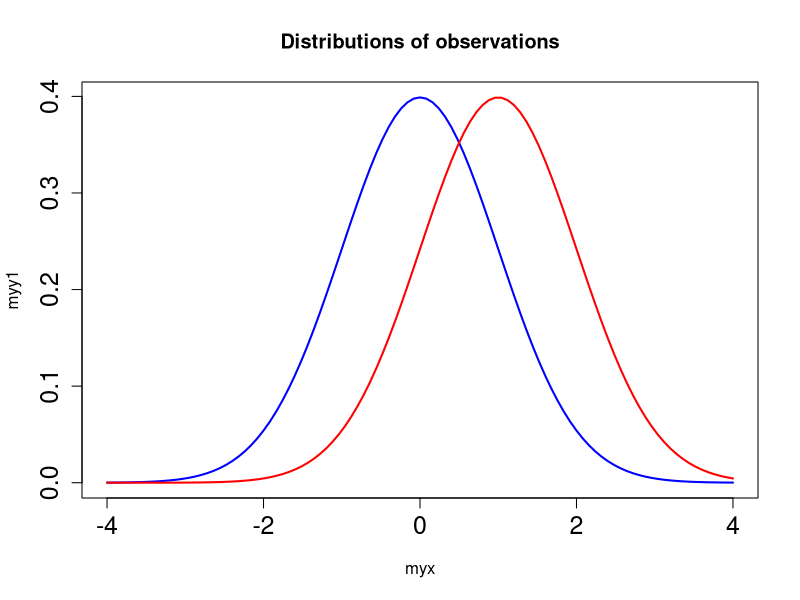
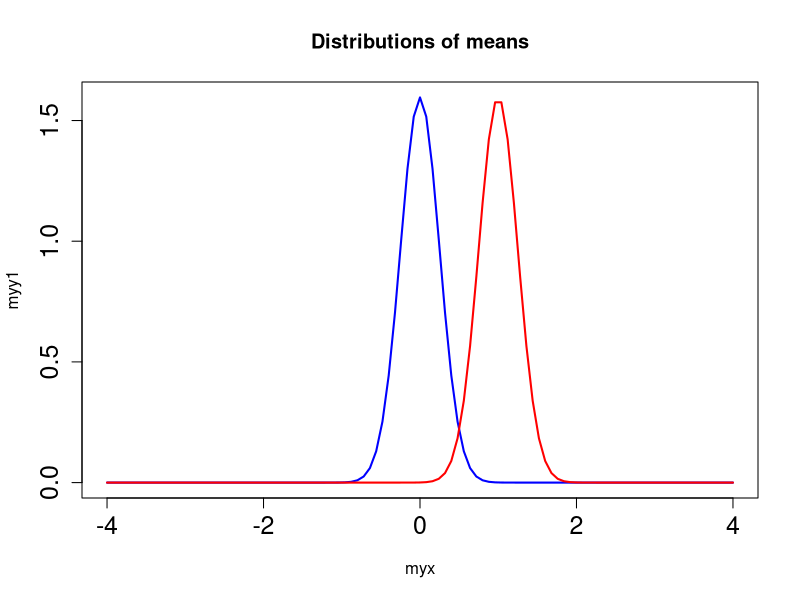
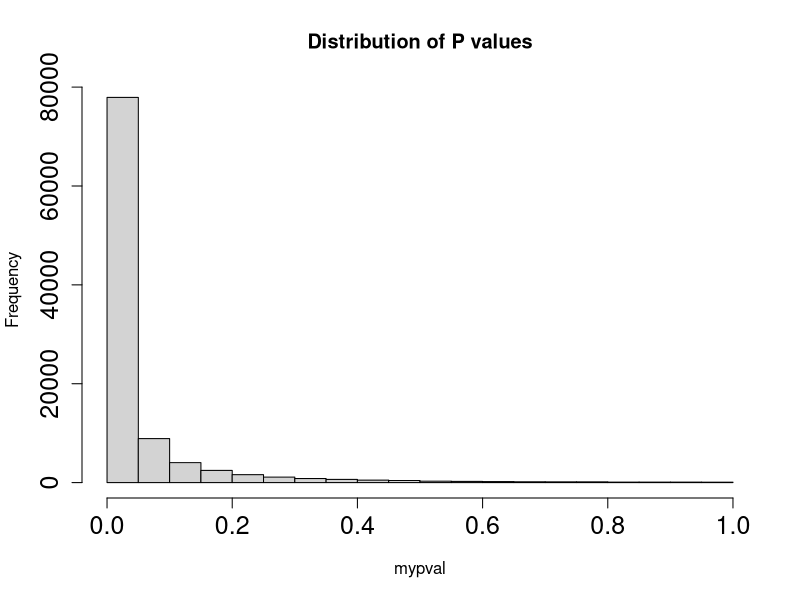
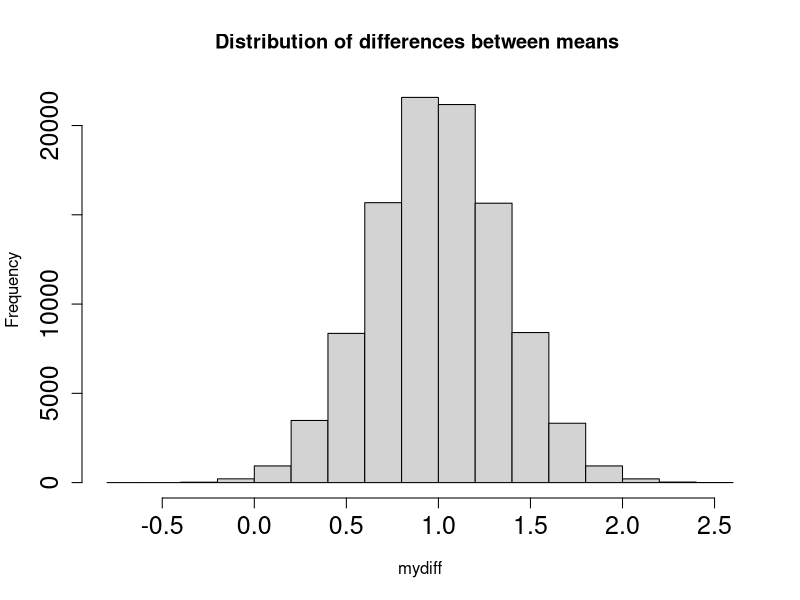

R code for these plots, in order:
# Supporting code for the paper:
# An investigation of the false discovery rate and the misinterpretation of p-values
# David Colquhoun
# R. Soc. open sci. 1: 140216.
# http://dx.doi.org/10.1098/rsos.140216
# Downloaded from http://rsos.royalsocietypublishing.org/on February 1, 2015
#
# Example from:
# Evidence-based Software Engineering: based on the publicly available data
# Derek M. Jones
#
# TAG third-party_code


#Two_mean_simulation
require(MASS)
#require(graphics)

#START INPUTS
mynsim=100000  #number of simulations to run

#set mean and SD for sample 1 and sample 2
#These values give 
#power=0.45 with n=8 and
#power=0.8 with n=16
mymu1=0
mysd1=1
mymu2=1
mysd2=1

myn=16    #number of obs per sample
outfile="run1.txt.xz" #name for output file

#set min and max P values for "significance"
myPmin=0.0
myPmax=0.05  #plot the distributions for control (sample 1) and treatment (sample2)

#END OF INPUTS

myxmin=mymu1-4*mysd1
myxmax=mymu1+4*mysd1
myinc=(myxmax-myxmin)/100
myx=seq(from = myxmin,to=myxmax,by=myinc)
myy1=dnorm(myx,mean=mymu1,sd=mysd1)
myy2=dnorm(myx,mean=mymu2,sd=mysd2)
X11()   #next plot in new window
plot(myx,myy1,type="l",col="blue",cex.axis=1.5,lwd=2,main="Distributions of observations")
lines(myx,myy2,col="red",lwd=2)

#plot distributions  of means for sample1 and 2
#myxmin=mymu1-1*mysd1
#myxmax=mymu1+1*mysd1
#myinc=(myxmax-myxmin)/100
myx=seq(from = myxmin,to=myxmax,by=myinc)
mysdm1=mysd1/sqrt(myn)
mysdm2=mysd2/sqrt(myn)
myy1=dnorm(myx,mean=mymu1,sd=mysdm1)
myy2=dnorm(myx,mean=mymu2,sd=mysdm2)
X11()   #next plot in new window
plot(myx,myy1,type="l",col="blue",cex.axis=1.5,lwd=2,main="Distributions of means")
lines(myx,myy2,col="red",lwd=2)

#end of distribution plottine

mycor=0.   #correlation = 0
#set covariance matrix
myvar1=mysd1^2
myvar2=mysd2^2
mysigma = matrix(c(myvar1,mycor,mycor,myvar2),2,2)

#initialisations
mymean=c(mymu1,mymu2)
mymean
mytruediff=mymean[2]-mymean[1]
mytruediff
mypval=vector(length=mynsim)
mypval[1:mynsim]=0
#mypval
myloCI=vector(length=mynsim)
myloCI[1:mynsim]=0
myhiCI=vector(length=mynsim)
myhiCI[1:mynsim]=0
mydiff=vector(length=mynsim)
mydiff[1:mynsim]=0
#myloCI
#myhiCI
#mydiff
mynsig=0  #counts number of pval between and myPmax =0.0

# set random number generator seed so sequence repeats
#set.seed(1941)
for (myr in c(1:mynsim))
{
  #simulate 2D data
  mydata=mvrnorm(n=myn, mymean,mysigma)
  mylabels=c('group1','group2') 
  colnames(mydata)=mylabels #Assign labels to columns of simulated data
  summary(mydata)
  mysampA=mydata[1:myn,1]
  mysampA
  mysampB=mydata[1:myn,2]
  mysampB
  
  #test ny using Cusney data each timw
  #mysampA=c(0.7,-1.6,-0.2,-1.2,-0.1,3.4,3.7,0.8,0.0,2)
  #mysampB=c(1.9,0.8,1.1,0.1,-0.1,4.4,5.5,1.6,4.6,3.4)
  #end of temp data reset
  myresult=t.test(mysampB,mysampA,alternative="two.sided", paired = FALSE, var.equal = TRUE,
                  conf.level = 0.95)
  mydiff[myr]=myresult$estimate[1]-myresult$estimate[2]
  myp=myresult$p.value
  mypval[myr]=myp 
  myloCI[myr]=myresult$conf.int[1]
  myhiCI[myr]=myresult$conf.int[2]
  if (myp > myPmin & myp <= myPmax) mynsig=mynsig+1
   }

#plot histogram of P values
X11()   #next plot in new window
mydat=hist(mypval,breaks=20,xlim=range(0:1),cex.axis=1.5,main="Distribution of P values")
#mydiff
summary(mypval)
str(mydat)

#plot histo of differences between means
mydat$counts
X11()   #next plot in new window
mydat1=hist(mydiff,breaks=20,cex.axis=1.5,main="Distribution of differences between means ")
mydat1$counts
#myloCI

#myhiCI
myCI=cbind(myloCI,myhiCI)
mynsig
#Check mynsig from final 
#mypval[4]=0.2  #test
mynsig=0
mysumdiff=0
#values to limit highly sig,...non-sig
my001=0  #counts number of P<0.001
my01=0  #counts number of 0.001<P<0.01
my05=0  #counts number of 0.01<P<0.05
myns=0  #counts number of P>0.05 "non sig"

for (myr in c(1:mynsim)) {
  myp=mypval[myr]
  myd=mydiff[myr]  
  if (myp > myPmin & myp <= myPmax) 
    {
    mynsig=mynsig+1
    mysumdiff=mysumdiff+myd
    }
    if (myp <= 0.001 ) my001=my001+1 
    if (myp > 0.001 & myp <= 0.01) my01=my01+1
    if (myp > 0.01 & myp <= 0.05) my05=my05+1
    if (myp > 0.05) myns=myns+1
   }
mynsig
mymeandiff=mysumdiff/mynsig
mymeandiff   #mean observed difference for expts with Pmin<P<=Pmax
mytruediff

#count also the fraction of "significant" results that are
#followed by a "non-sig' result 
# where "significant" means P<= 0.05 OR 0.01
myn05=0    #counts number of sig - non sig pairs for P=0.05
myn051=0   # counts number of sig-sig pairs
myn01=0    #counts number of sig-non sig pairs for P=0.05
myn011=0    #counts number of sig - sig pairs for P=0.05
mynsim1=mynsim-1
for (myr in c(1:mynsim1)) {
  myp=mypval[myr]
  myp1=mypval[myr+1]  
  if (myp <= 0.05 & myp1 > 0.05) myn05=myn05+1
  if (myp <= 0.05 & myp1 <= 0.05) myn051=myn051+1
  if (myp <= 0.01 & myp1 > 0.01) myn01=myn01+1
  if (myp <= 0.01 & myp1 <= 0.01) myn011=myn011+1
}
myn05
myn01
#power calculations
mysiglev=myPmax
mypower1=power.t.test(n=myn,sd=mysd1,delta=mytruediff,sig.level=mysiglev,type="two.sample",power=NULL)
mypower1
mypower=mypower1$power
mysig=mypower1$sig.level

#write results to a file (use 'cat' not 'write' to output list 

cat("INPUTS","\n",file=outfile,append=FALSE)
cat("number of simulation = ",mynsim,"\n",file=outfile,append=TRUE)
cat("number obs per sample = ",myn,"\n",file=outfile,append=TRUE)
cat("true mean for sample 1 = ",mymu1,"\n",file=outfile,append=TRUE)
cat("true mean for sample 2 = ",mymu2,"\n",file=outfile,append=TRUE)
cat("true SD (same for both samples) = ",mysd1,"\n",file=outfile,append=TRUE)
cat("Sig if P is between Pmin and Pmax = ",myPmin," to ",myPmax,"\n",file=outfile,append=TRUE)

cat("\n","OUTPUTS","\n",file=outfile,append=TRUE)
cat("power = ",mypower,"for P = ",mysig,"\n",file=outfile,append=TRUE)
cat("\n","Number of 'sig' differences (P between Pmin-Pmax) = ",mynsig," = ",100*mynsig/mynsim," percent","\n",file=outfile,append=TRUE)
cat("Number of P <= 0.001 = ",my001,"   = ",100*my001/mynsim," percent","\n",file=outfile,append=TRUE)
cat("Number of 0.001 < P <= 0.01 = ",my01,"   = ",100*my01/mynsim," percent","\n",file=outfile,append=TRUE)
cat("Number of 0.01 < P <= 0.05 = ",my05,"   = ",100*my05/mynsim," percent","\n",file=outfile,append=TRUE)
cat("Number of P > 0.05 = ",myns,"   = ",100*myns/mynsim," percent","\n",file=outfile,append=TRUE)
cat("Number of P <+ 0.05 = ",mynsim-myns,"   = ",100*(mynsim-myns)/mynsim," percent","\n",file=outfile,append=TRUE)
cat("\n","Obs diff bet means for 'sig' results = ",mymeandiff," True value = ",mytruediff,"\n",file=outfile,append=TRUE)

cat("\n","Number of times sig is followed by non-sig (P=0.05) = ",myn05," = ",100*myn05/(myn05+myn051)," percent","\n",file=outfile,append=TRUE)
cat("Number of times sig is followed by sig (P=0.05) = ",myn051," = ",100*myn051/(myn05+myn051)," percent","\n",file=outfile,append=TRUE)
cat("Number of times sig is followed by non-sig (P=0.01) = ",myn01," = ",100*myn01/(myn01+myn011)," percent","\n",file=outfile,append=TRUE)
cat("Number of times sig is followed by sig (P=0.01) = ",myn011," = ",100*myn011/(myn01+myn011)," percent","\n",file=outfile,append=TRUE)
